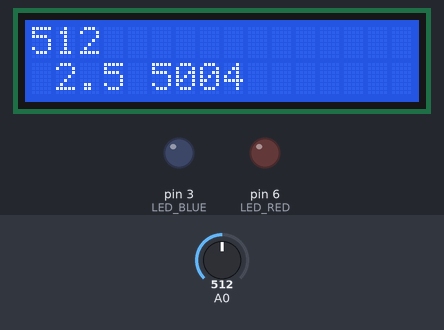
Recording of a sketch running on a simulated Arduino Uno, built with avr-gcc and run on an emulated ATmega328P. Shown: 16×2 character LCD, output pins drawn as LEDs (lit = HIGH). Inputs (shaded band) come from the test bench; at power-on: A0 = 512. What the sketch prints to the serial monitor is not drawn.

Above: at 1.2 s.
1.3 s: A0 set to 716
At 2.0 s:
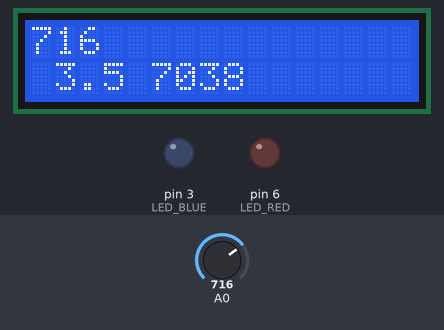
2.8 s: A0 set to 900
At 3.8 s:
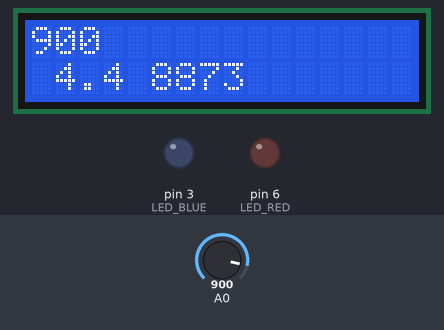
4.3 s: A0 set to 1023
At 5.6 s:
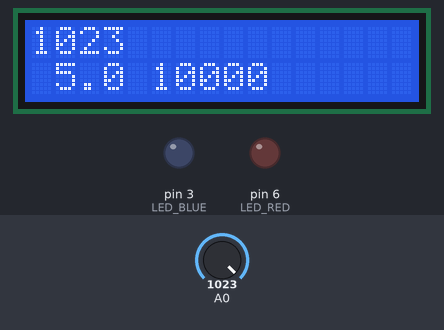
7.3 s: A0 set to 988
At 8.3 s:
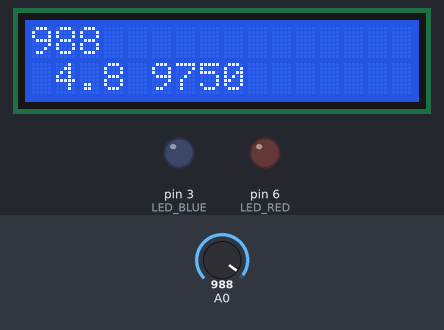
Timing chart, 0 to 10.3 s (numbered marks = the images above; inputs shaded):
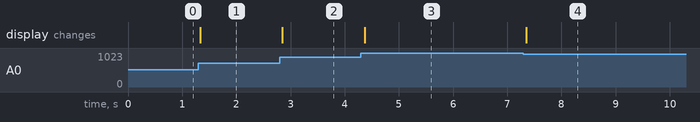

Measured:
- after the input at 1.3 s, the display: changes at once (image 1)
- after the input at 2.8 s, the display: changes after 0.05 s (image 2)
- after the input at 4.3 s, the display: changes after 0.07 s (image 3)
- after the input at 7.3 s, the display: changes after 0.05 s (image 4)

The sketch:

lcd.ino
```cpp
#include <LiquidCrystal_I2C.h>

#define LED_RED 6
#define LED_BLUE 3
#define POTENTIOMETER A0

LiquidCrystal_I2C lcd(0x27, 16, 2);

void setup()
{
    pinMode(LED_RED, OUTPUT);
    analogWrite(LED_RED, 0);
    pinMode(LED_BLUE, OUTPUT);
    analogWrite(LED_BLUE, 0);

    lcd.init();
    lcd.backlight();

    lcd.setCursor(2, 1);
    lcd.print(".");

    Serial.begin(9600);
 while (!Serial)
 { /* just wait */
 }
}

int prev = 0;

void loop()
{
    int value1 = analogRead(A0);
      int value = min(max(0, value1 - 10), 1003); //1003 = 1023 - 10 - 10
      int voltage = map(value, 0, 1003, 0, 50);
      int r = map(value, 0, 1003, 0, 10000);
      int val2 = voltage % 10;
      int val1 = voltage / 10;
      lcd.setCursor(0, 0);
      lcd.print("     ");
      lcd.setCursor(0, 0);
      lcd.print(value1);

      lcd.setCursor(1, 1);
      lcd.print(" ");
      lcd.setCursor(1, 1);
      lcd.print(val1);
      lcd.setCursor(3, 1);
      lcd.print(" ");
      lcd.setCursor(3, 1);
      lcd.print(val2);

      lcd.setCursor(5, 1);
      lcd.print("     ");
      lcd.setCursor(5, 1);
      lcd.print(r);

      String str = String(value1) + " " + String(voltage) +" "+ String(r);
      Serial.println(str);

    // if (value - prev > 2 || value - prev < -2)
    // {
    //   value = min(max(0, value - 10), 1003); //1003 = 1023 - 10 - 10
    //   int voltage = map(value, 0, 1003, 0, 50);
    //   int r = map(value, 0, 1003, 0, 10000);
    //   int val2 = voltage % 10;
    //   int val1 = voltage / 10;
    //   lcd.setCursor(0, 0);
    //   lcd.print("     ");
    //   lcd.setCursor(0, 0);
    //   lcd.print(value);

    //   lcd.setCursor(1, 1);
    //   lcd.print(" ");
    //   lcd.setCursor(1, 1);
    //   lcd.print(val1);
    //   lcd.setCursor(3, 1);
    //   lcd.print(" ");
    //   lcd.setCursor(3, 1);
    //   lcd.print(val2);

    //   lcd.setCursor(5, 1);
    //   lcd.print("     ");
    //   lcd.setCursor(5, 1);
    //   lcd.print(r);
    // }
    prev = value;
}
```
